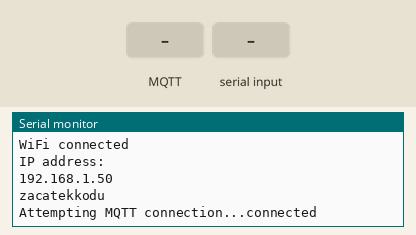
This sketch was run on a simulated ESP8266 (Wemos D1 mini). Shown: the last lines printed to the serial monitor. The test bench sets the inputs (shaded band). WiFi joins after 1.5 s; servers stay silent unless stated; random numbers use the default seed unless the sketch sets one; no MQTT or app messages arrive unless stated.

Above: at 2.7 s.
2.8 s: MQTT message "1" arrives on the first subscribed topic
At 3.5 s:
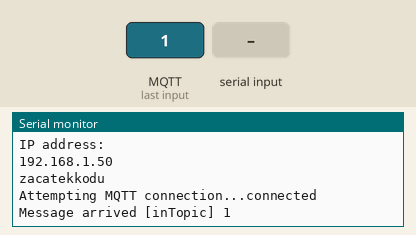
4.3 s: "1" received over the second serial link
At 5.2 s:
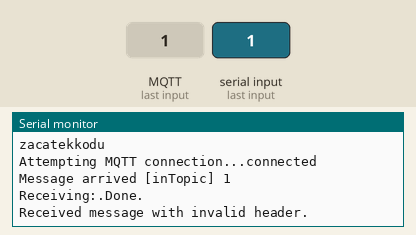
5.8 s: MQTT message "on" arrives on the first subscribed topic
At 7.0 s:
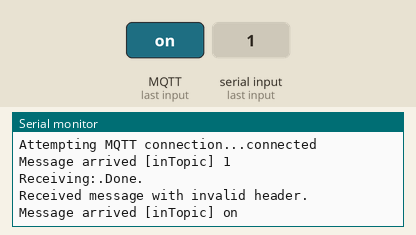
7.3 s: MQTT message "off" arrives on the first subscribed topic
At 8.1 s:
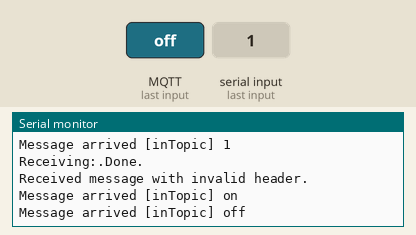

Measured:
- after the input at 2.8 s, the serial monitor: prints a new line at once (image 1)
- after the input at 4.3 s, the serial monitor: prints a new line at once (image 2)
- after the input at 5.8 s, the serial monitor: prints a new line at once (image 3)
- after the input at 7.3 s, the serial monitor: prints a new line at once (image 4)

The sketch:

main.ino
```cpp
#include <SoftwareSerial.h>
//#include <ArduinoJson.h>
#include <FS.h>

#include <ESP8266WiFi.h>
#include <PubSubClient.h>

struct particleSensorState_t {
  uint16_t avgPM25 = 0;
  uint16_t measurements[5] = { 0, 0, 0, 0, 0 };
  uint8_t measurementIdx = 0;
  boolean valid = false;
};

//constexpr static const uint8_t PIN_UART_RX = 4;   // D2 on Wemos D1 Mini
//constexpr static const uint8_t PIN_UART_TX = 13;  // UNUSED
#define PIN_UART_RX 4
#define PIN_UART_TX 13

particleSensorState_t jebat;


SoftwareSerial sensorSerial(PIN_UART_RX, PIN_UART_TX);

uint8_t serialRxBuf[255];
char buffer[25] = "";
uint8_t rxBufIdx = 0;

//wifi and mqtt setup
const char* ssid = "164947";
const char* password = "bruh1234";
const char* mqtt_server = "raspberrypi.local";

WiFiClient espClient;
PubSubClient client(espClient);
unsigned long lastMsg = 0;
#define MSG_BUFFER_SIZE (50)
char msg[MSG_BUFFER_SIZE];
int value = 0;

void setup_wifi() {

  delay(10);
  // We start by connecting to a WiFi network
  Serial.println();
  Serial.print("Connecting to ");
  Serial.println(ssid);

  WiFi.mode(WIFI_STA);
  WiFi.begin(ssid, password);

  while (WiFi.status() != WL_CONNECTED) {
    delay(500);
    Serial.print(".");
  }

  randomSeed(micros());

  Serial.println("");
  Serial.println("WiFi connected");
  Serial.println("IP address: ");
  Serial.println(WiFi.localIP());
}

void callback(char* topic, byte* payload, unsigned int length) {
  Serial.print("Message arrived [");
  Serial.print(topic);
  Serial.print("] ");
  for (int i = 0; i < length; i++) {
    Serial.print((char)payload[i]);
  }
  Serial.println();

  // Switch on the LED if an 1 was received as first character
  if ((char)payload[0] == '1') {
    digitalWrite(BUILTIN_LED, LOW);  // Turn the LED on (Note that LOW is the voltage level
    // but actually the LED is on; this is because
    // it is active low on the ESP-01)
  } else {
    digitalWrite(BUILTIN_LED, HIGH);  // Turn the LED off by making the voltage HIGH
  }
}

void reconnect() {
  // Loop until we're reconnected
  while (!client.connected()) {
    Serial.print("Attempting MQTT connection...");
    // Create a random client ID
    String clientId = "ESP8266Client-";
    clientId += String(random(0xffff), HEX);
    // Attempt to connect
    if (client.connect(clientId.c_str())) {
      Serial.println("connected");
      // Once connected, publish an announcement...
      //client.publish("home/sensors/aqi/PM2.5", "hello world");
      // ... and resubscribe
      client.subscribe("inTopic");
    } else {
      Serial.print("failed, rc=");
      Serial.print(client.state());
      Serial.println(" try again in 5 seconds");
      // Wait 5 seconds before retrying
      delay(5000);
    }
  }
}
//end


void setup() {
  Serial.begin(9600);
  sensorSerial.begin(9600);

  setup_wifi();
  client.setServer(mqtt_server, 1883);
  client.setCallback(callback);

  Serial.println("zacatekkodu");
}

void clearRxBuf() {
  // Clear everything for the next message
  memset(serialRxBuf, 0, sizeof(serialRxBuf));
  rxBufIdx = 0;
}

void parseState(particleSensorState_t& state) {
  /**
         *         MSB  DF 3     DF 4  LSB
         * uint16_t = xxxxxxxx xxxxxxxx
         */
  const uint16_t pm25 = (serialRxBuf[5] << 8) | serialRxBuf[6];

  Serial.printf("Received PM 2.5 reading: %d\n", pm25);

  state.measurements[state.measurementIdx] = pm25;

  state.measurementIdx = (state.measurementIdx + 1) % 5;

  if (state.measurementIdx == 0) {
    float avgPM25 = 0.0f;

    for (uint8_t i = 0; i < 5; ++i) {
      avgPM25 += state.measurements[i] / 5.0f;
    }

    state.avgPM25 = avgPM25;
    state.valid = true;

    Serial.printf("New Avg PM25: %d\n", state.avgPM25);
    snprintf(msg, MSG_BUFFER_SIZE, "%ld", state.avgPM25);
    client.publish("home/sensors/aqi/PM2.5", msg);
  }

  clearRxBuf();
}

bool isValidHeader() {
  bool headerValid = serialRxBuf[0] == 0x16 && serialRxBuf[1] == 0x11 && serialRxBuf[2] == 0x0B;

  if (!headerValid) {
    Serial.println("Received message with invalid header.");
  }

  return headerValid;
}

bool isValidChecksum() {
  uint8_t checksum = 0;

  for (uint8_t i = 0; i < 20; i++) {
    checksum += serialRxBuf[i];
  }

  if (checksum != 0) {
    Serial.printf("Received message with invalid checksum. Expected: 0. Actual: %d\n", checksum);
  }

  return checksum == 0;
}

void handleUart(particleSensorState_t& state) {
  if (!sensorSerial.available()) {
    return;
  }

  Serial.print("Receiving:");
  while (sensorSerial.available()) {
    serialRxBuf[rxBufIdx++] = sensorSerial.read();
    Serial.print(".");

    // Without this delay, receiving data breaks for reasons that are beyond me
    delay(15);

    if (rxBufIdx >= 64) {
      clearRxBuf();
    }
  }
  Serial.println("Done.");

  if (isValidHeader() && isValidChecksum()) {
    parseState(state);

    Serial.printf(
      "Current measurements: %d, %d, %d, %d, %d\n",

      state.measurements[0],
      state.measurements[1],
      state.measurements[2],
      state.measurements[3],
      state.measurements[4]);
  } else {
    clearRxBuf();
  }
}


void loop() {
  handleUart(jebat);

  if (!client.connected()) {
    reconnect();
  }
  client.loop();
}
```
